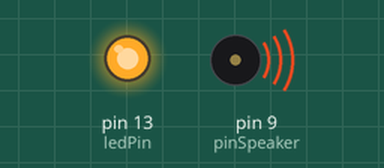
This sketch was run on a simulated Arduino Nano, built with avr-gcc and run on an emulated ATmega328P. Parts: output pins drawn as LEDs (lit = HIGH), buzzer (waves = sounding). Random numbers use the default seed unless the sketch sets one.

Above: at 2.1 s.
At 26.4 s:
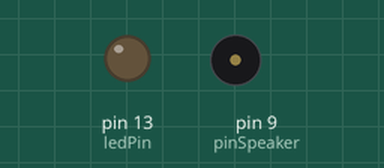
Timing chart, 0 to 27.9 s (numbered marks = the images above):
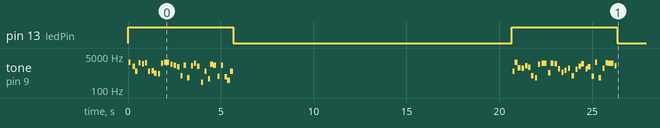

Measured:
- by itself, pin 13 (ledPin): alternates HIGH for 5.7 s and LOW for 15.0 s
- by itself, tone on pin 9 (pinSpeaker): plays 2422 Hz for 0.12 s, 1513 Hz for 0.16 s, 864 Hz for 0.12 s, 2364 Hz for 0.12 s, 2071 Hz for 0.12 s, 2278 Hz for 0.12 s … (61 notes in this stretch)

The sketch:

annoyilator.ino
```cpp
// The Annoyilator.
// With the correct settings and right placement this device will quickly drive its target bonkers.
// Great fun and an ideal starter project.
// Project was designed and tested using the arduino nano.
// You will need 1x piezo electric buzzer (3-5v) (Different types can be found in many low cost consumer devices, clocks, radios, anything that beeps.)
// Connect the GND (Black or Brown wire) to the GND connention on the arduino.
// Connect the V+ / positive (White or Red) to pin number 9 on your arduino.
// That's it edit the variabls below and upload.
// Have fun finding the perfect settings.
// http://hakology.co.uk/
// http://twitter.com/hakology
// http://youtube.com/hakology
// Coding powered by caffeine.

// define pins
int ledPin = 13;
int pinSpeaker = 9;

// define program variables
// amount of beeps
int beeps = 32;

// length of beeps
int minlength = 100;
int maxlength = 100;

// frequency range
int minfreq = 180;
int maxfreq = 2600;

// pause between beeps (ms)
int minpause = 50;
int maxpause = 100;

// rest for x seconds after beeps
long minrest = 15 * 1000;
long maxrest = 60 * 1000;

// arduino initialisation
void setup() {
  pinMode(ledPin, OUTPUT); // initialise LED pin
  pinMode(pinSpeaker, OUTPUT); // initialise speaker pin
  Serial.begin(9600); // enable serial for debugging
}

// main program loop
void loop(){
    digitalWrite(ledPin, 1);
    for (int i = 0; i < beeps; i++){
      playTone(random(minlength,maxlength), random(minfreq, maxfreq));
      delay(random(minpause, maxpause));
    }
    digitalWrite(ledPin, 0);
    delay(random(minrest, maxrest));
}

// function to play tones
void playTone(long duration, int freq) {
    duration *= 1000;
    int period = (1.0 / freq) * 1000000;
    long elapsed_time = 0;
    while (elapsed_time < duration) {
        digitalWrite(pinSpeaker,HIGH);
        delayMicroseconds(period / 2);
        digitalWrite(pinSpeaker, LOW);
        delayMicroseconds(period / 2);
        elapsed_time += (period);
    }
}
```
